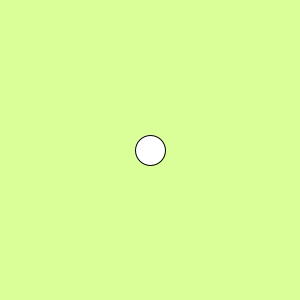
Frame 1 (no input)
Frame 60 (the mouse pressed at the canvas centre just before this capture): identical to frame 1, image omitted
Frame 120 (the mouse held since frame 60 and released just before this capture): identical to frame 1, image omitted

The Processing sketch that drew this single still picture (run headless with seeded random() and noise(); from frame 60 on, the mouse is pressed at the canvas centre):

// Processing sketch: week16_2_wsad
// ── week16_2_wsad.pde
void setup(){
  size(300,300);
}
int x=150, y=150;
void draw(){//畫圖60次/秒
  background(#DBFF98);
  ellipse(x,y,30,30);
}
void keyPressed(){//按鍵
  if(key=='w') y-=2;//往上2格
  if(key=='s') y+=2;
  if(key=='a') x-=2;
  if(key=='d') x+=2;
}
